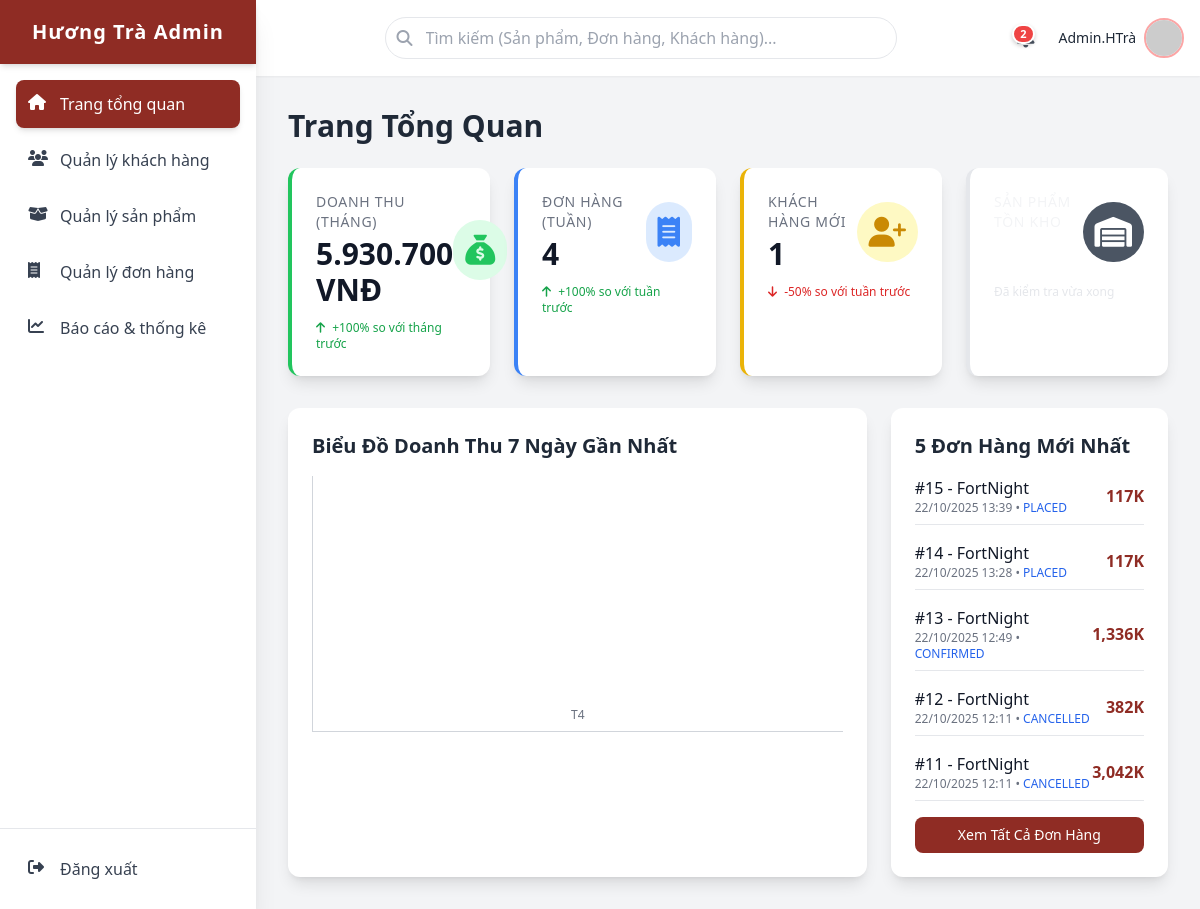
The page /admin/html/dashboard.php (signed in) on the database its author committed.
### tables this page shows
CREATE TABLE `donhang` (
  `MaDonHang` bigint(20) UNSIGNED NOT NULL,
  `MaNguoiDung` bigint(20) UNSIGNED NOT NULL,
  `MaGioHang` bigint(20) UNSIGNED DEFAULT NULL,
  `MaBan` bigint(20) UNSIGNED DEFAULT NULL,
  `NgayDat` datetime NOT NULL DEFAULT current_timestamp(),
  `TongTien` decimal(14,2) NOT NULL DEFAULT 0.00,
  `TrangThai` enum('DRAFT','PLACED','CONFIRMED','SHIPPING','DONE','CANCELLED') NOT NULL DEFAULT 'PLACED'
);

### admin/controller/Dashboard_Controller.php (called while the page is built, shortened)
<?php
class DashboardController
{
    public static function handle(): array
    {
        $conn = self::connect();
        $kpis   = self::kpis($conn);
        $series = self::revenueSeries30d($conn);
        $bars7  = self::bars7d($series);
        $recent = self::recentOrders($conn);
        return [
            'kpis'              => $kpis,
            'revenue_series'    => $series,
            'bars_7d'           => $bars7,
            'recent_orders'     => $recent,
            'notifications'      => [],
            'notification_count' => 0,
        ];
    }
    private static function connect(): mysqli
    {
        $db = Database::getInstance();
        return $db->getConnection();
    }
    private static function kpis(mysqli $conn): array
    {
        $rev_month = (float) self::value($conn, "
            SELECT COALESCE(SUM(SoTien), 0)
            FROM thanhtoan
            WHERE YEAR(NgayThanhToan) = YEAR(CURDATE())
              AND MONTH(NgayThanhToan) = MONTH(CURDATE())
        ");
        $rev_prev_month = (float) self::value($conn, "
            SELECT COALESCE(SUM(SoTien), 0)
            FROM thanhtoan
            WHERE YEAR(NgayThanhToan) = YEAR(DATE_SUB(CURDATE(), INTERVAL 1 MONTH))
              AND MONTH(NgayThanhToan) = MONTH(DATE_SUB(CURDATE(), INTERVAL 1 MONTH))
        ");
        $rev_month_change_pct = self::pctChange($rev_prev_month, $rev_month);
        $rev_month_pct_text   = self::formatPct($rev_month_change_pct);
        $orders_7d_current = (int) self::value($conn, "
            SELECT COUNT(*) FROM donhang
            WHERE NgayDat >= DATE_SUB(CURDATE(), INTERVAL 7 DAY)
              AND TrangThai IN ('PLACED', 'CONFIRMED', 'SHIPPING', 'DONE')
        ");
        $orders_7d_prev = (int) self::value($conn, "
            SELECT COUNT(*) FROM donhang
            WHERE NgayDat >= DATE_SUB(CURDATE(), INTERVAL 14 DAY)
              AND NgayDat <  DATE_SUB(CURDATE(), INTERVAL 7 DAY)
              AND TrangThai IN ('PLACED', 'CONFIRMED', 'SHIPPING', 'DONE')
        ");
        $orders_7d_change_pct = self::pctChange($orders_7d_prev, $orders_7d_current);
        $orders_7d_pct_text   = self::formatPct($orders_7d_change_pct);
        $new_customers_7d = (int) self::value($conn, "
            SELECT COUNT(*) FROM nguoidung
            WHERE VaiTro = 'USER'
              AND NgayTao >= DATE_SUB(CURDATE(), INTERVAL 7 DAY)
        ");
        $new_customers_prev = (int) self::value($conn, "
            SELECT COUNT(*) FROM nguoidung
            WHERE VaiTro = 'USER'
              AND NgayTao >= DATE_SUB(CURDATE(), INTERVAL 14 DAY)
              AND NgayTao <  DATE_SUB(CURDATE(), INTERVAL 7 DAY)
        ");
        $customers_7d_change_pct = self::pctChange($new_customers_prev, $new_customers_7d);
        $customers_7d_pct_text   = self::formatPct($customers_7d_change_pct);
        $stock_total = (int) self::value($conn, "
            SELECT COALESCE(SUM(SoLuongTon), 0)
            FROM sanpham
            WHERE TrangThai = 1
        ");
        return [
            'revenue_month'             => $rev_month,
            'revenue_month_change_pct'  => $rev_month_change_pct,
            'revenue_month_pct_text'    => $rev_month_pct_text,
            'orders_7d_current'         => $orders_7d_current,
            'orders_7d_change_pct'      => $orders_7d_change_pct,
            'orders_7d_pct_text'        => $orders_7d_pct_text,
            'new_customers_7d'          => $new_customers_7d,
            'customers_7d_change_pct'   => $customers_7d_change_pct,
            'customers_7d_pct_text'     => $customers_7d_pct_text,
            'stock_total'               => $stock_total,
        ];
    }
    private static function revenueSeries30d(mysqli $conn): array
    {
        $rows = self::rows($conn, "
            SELECT DATE(NgayThanhToan) AS d, SUM(SoTien) AS s
            FROM thanhtoan
            WHERE NgayThanhToan >= DATE_SUB(CURDATE(), INTERVAL 30 DAY)
            GROUP BY DATE(NgayThanhToan)
            ORDER BY d
        ");
        $labels = [];
        $series = [];
        foreach ($rows as $r) {
            $labels[] = $r['d'];
            $series[] = (float)$r['s'];
        }
        return ['labels' => $labels, 'series' => $series];
    }
    private static function bars7d(array $series): array
    {
        $labelsAll = $series['labels'] ?? [];
        $seriesAll = $series['series'] ?? [];
        $cnt   = count($labelsAll);
        $start = max(0, $cnt - 7);
        $bars = [];
        for ($i = $start; $i < $cnt; $i++) {
            $day = $labelsAll[$i] ?? date('Y-m-d');
            $val = (int)($seriesAll[$i] ?? 0);
            $w   = (int)date('N', strtotime($day));
            $dow = ['','T2','T3','T4','T5','T6','T7','CN'][$w];
            $bars[] = ['day'=>$day, 'dow'=>$dow, 'value'=>$val];
        }
        return $bars;
    }
    private static function recentOrders(mysqli $conn): array
    {
        return self::rows($conn, "
            SELECT
                dh.MaDonHang,
                dh.NgayDat,
                dh.TongTien,
                dh.TrangThai,
                COALESCE(nd.HoTen, 'Khách lẻ') AS KhachHang
            FROM donhang dh
            LEFT JOIN nguoidung nd ON nd.MaNguoiDung = dh.MaNguoiDung
            WHERE dh.TrangThai != 'DRAFT'
            ORDER BY dh.NgayDat DESC
            LIMIT 5
        ");
    }
    private static function pctChange(float $prev, float $curr): float
    {
        if (abs($prev) < 0.00001) return $curr > 0 ? 100.0 : 0.0;
        return round((($curr - $prev) / $prev) * 100, 2);
    }
    private static function formatPct(float $pct): string
    {
        $txt = number_format($pct, 2, '.', '');
        $txt = rtrim(rtrim($txt, '0'), '.');
        return ($pct >= 0 ? '+' : '') . $txt . '%';
    }
    private static function value(mysqli $conn, string $sql, array $params = [])
    {
        $stmt = $conn->prepare($sql);
        if (!$stmt->execute()) { $stmt->close(); return 0; }
        $val = 0;
        if (method_exists($stmt, 'get_result')) {
            $res = $stmt->get_result();
            if ($res) {
                $row = $res->fetch_row();
                if ($row && isset($row[0])) $val = $row[0];
            }
        } else {
            $stmt->bind_result($val);
            $stmt->fetch();
        }
        return is_numeric($val) ? $val + 0 : 0;
    }
    private static function rows(mysqli $conn, string $sql, array $params = []): array
    {
        $stmt = $conn->prepare($sql);
        $stmt->execute();
        $res = $stmt->get_result();
        $out = $res ? $res->fetch_all(MYSQLI_ASSOC) : [];
        return $out ?: [];
    }
}

### admin/html/dashboard.php (the view, shortened to what this page needs)
<?php
require_once __DIR__ . '/../controller/Dashboard_Controller.php';
$ctx = DashboardController::handle();
extract($ctx, EXTR_OVERWRITE);
?>
    <h1 class="text-3xl font-bold text-gray-800 mb-6">Trang Tổng Quan</h1>
    <div class="grid grid-cols-1 sm:grid-cols-2 lg:grid-cols-4 gap-6 mb-8">
        <div class="bg-white p-6 rounded-xl shadow-lg border-l-4 border-green-500 hover:shadow-xl transition duration-300">
            <div class="flex items-center justify-between">
                <div>
                    <p class="text-sm font-medium text-gray-500 uppercase tracking-wider">Doanh Thu (Tháng)</p>
                    <p class="text-3xl font-extrabold text-gray-900 mt-1">
                    </p>
                </div>
                <i class="fa-solid fa-sack-dollar text-3xl text-green-500 p-3 bg-green-100 rounded-full"></i>
            </div>
            <p class="text-xs <?= $kpis['revenue_month_change_pct'] >= 0 ? 'text-green-600' : 'text-red-600' ?> mt-3">
                <i class="fa-solid fa-arrow-<?= $kpis['revenue_month_change_pct'] >= 0 ? 'up' : 'down' ?> mr-1"></i>
                <?= $kpis['revenue_month_pct_text'] ?> so với tháng trước
            </p>
        </div>
        <div class="bg-white p-6 rounded-xl shadow-lg border-l-4 border-blue-500 hover:shadow-xl transition duration-300">
            <div class="flex items-center justify-between">
                <div>
                    <p class="text-sm font-medium text-gray-500 uppercase tracking-wider">Đơn Hàng (Tuần)</p>
                    <p class="text-3xl font-extrabold text-gray-900 mt-1">
                        <?= $kpis['orders_7d_current'] ?>
                    </p>
                </div>
                <i class="fa-solid fa-receipt text-3xl text-blue-500 p-3 bg-blue-100 rounded-full"></i>
            </div>
            <p class="text-xs <?= $kpis['orders_7d_change_pct'] >= 0 ? 'text-green-600' : 'text-red-600' ?> mt-3">
                <i class="fa-solid fa-arrow-<?= $kpis['orders_7d_change_pct'] >= 0 ? 'up' : 'down' ?> mr-1"></i>
                <?= $kpis['orders_7d_pct_text'] ?> so với tuần trước
            </p>
        </div>
        <div class="bg-white p-6 rounded-xl shadow-lg border-l-4 border-yellow-500 hover:shadow-xl transition duration-300">
            <div class="flex items-center justify-between">
                <div>
                    <p class="text-sm font-medium text-gray-500 uppercase tracking-wider">Khách Hàng Mới</p>
                    <p class="text-3xl font-extrabold text-gray-900 mt-1">
                        <?= $kpis['new_customers_7d'] ?>
                    </p>
                </div>
                <i class="fa-solid fa-user-plus text-3xl text-yellow-600 p-3 bg-yellow-100 rounded-full"></i>
            </div>
            <p class="text-xs <?= $kpis['customers_7d_change_pct'] >= 0 ? 'text-green-600' : 'text-red-600' ?> mt-3">
                <i class="fa-solid fa-arrow-<?= $kpis['customers_7d_change_pct'] >= 0 ? 'up' : 'down' ?> mr-1"></i>
                <?= $kpis['customers_7d_pct_text'] ?> so với tuần trước
            </p>
        </div>
        <div class="bg-white p-6 rounded-xl shadow-lg border-l-4 brand-bg hover:shadow-xl transition duration-300">
            <div class="flex items-center justify-between">
                <div>
                    <p class="text-sm font-medium text-gray-100 uppercase tracking-wider">Sản Phẩm Tồn Kho</p>
                    <p class="text-3xl font-extrabold text-white mt-1">
                    </p>
                </div>
                <i class="fa-solid fa-warehouse text-3xl text-white p-3 bg-gray-600 rounded-full"></i>
            </div>
            <p class="text-xs text-gray-200 mt-3">Đã kiểm tra vừa xong</p>
        </div>
    </div>
    <div class="grid grid-cols-1 lg:grid-cols-3 gap-6">
        <div class="lg:col-span-2 bg-white p-6 rounded-xl shadow-lg">
            <h2 class="text-xl font-semibold text-gray-800 mb-4">Biểu Đồ Doanh Thu 7 Ngày Gần Nhất</h2>
            <div class="h-64 flex items-end justify-around border-b border-l border-gray-300 p-2">
                <?php foreach ($bars_7d as $b): ?>
                    <div class="flex flex-col items-center w-8">
                        <span class="text-xs text-gray-500 mt-1"><?= htmlspecialchars($b['dow']) ?></span>
                    </div>
                <?php endforeach; ?>
            </div>
        </div>
        <div class="bg-white p-6 rounded-xl shadow-lg">
            <h2 class="text-xl font-semibold text-gray-800 mb-4">5 Đơn Hàng Mới Nhất</h2>
            <ul class="space-y-4">
                <?php if (!empty($recent_orders)): ?>
                    <?php foreach ($recent_orders as $o): ?>
                        <li class="flex items-center justify-between border-b pb-2">
                            <div class="flex flex-col">
                            <span class="font-medium text-gray-900">
                                #<?= htmlspecialchars($o['MaDonHang']) ?> - <?= htmlspecialchars($o['KhachHang']) ?>
                            </span>
                                <span class="text-xs text-gray-500">
                                <?= date('d/m/Y H:i', strtotime($o['NgayDat'])) ?> •
                                <span class="<?= $o['TrangThai'] === 'DONE' ? 'text-green-600' : 'text-blue-600' ?>">
                                    <?= $o['TrangThai'] ?>
                                </span>
                            </span>
                            </div>
                            <span class="font-bold brand-primary">
                            <?= number_format((int)$o['TongTien'] / 1000, 0) ?>K
                        </span>
                        </li>
                    <?php endforeach; ?>
                <?php endif; ?>
            </ul>
            <a href="orders.php" class="block w-full mt-4 py-2 brand-bg text-white rounded-lg text-center brand-bg-hover transition duration-200 text-sm font-medium">
                Xem Tất Cả Đơn Hàng
            </a>
        </div>
    </div>
<?php
include __DIR__ . '/template.php';

### admin/css/template.css (style rules this page uses)
.brand-primary { color: #8f2c24; }
.brand-bg { background-color: #8f2c24; }

### rows shown on the page
donhang: MaDonHang "15", KhachHang "FortNight", NgayDat "22/10/2025 13:39", TrangThai "PLACED", (int)$o['TongTien']/1000 "117"
donhang: MaDonHang "14", KhachHang "FortNight", NgayDat "22/10/2025 13:28", TrangThai "PLACED", (int)$o['TongTien']/1000 "117"
donhang: MaDonHang "13", KhachHang "FortNight", NgayDat "22/10/2025 12:49", TrangThai "CONFIRMED", (int)$o['TongTien']/1000 "1,336"
donhang: MaDonHang "12", KhachHang "FortNight", NgayDat "22/10/2025 12:11", TrangThai "CANCELLED", (int)$o['TongTien']/1000 "382"
donhang: MaDonHang "11", KhachHang "FortNight", NgayDat "22/10/2025 12:11", TrangThai "CANCELLED", (int)$o['TongTien']/1000 "3,042"

### other values the page prints
$notification_count "2"
$kpis['revenue_month_pct_text'] "+100%"
$kpis['orders_7d_current'] "4"
$kpis['orders_7d_pct_text'] "+100%"
$kpis['new_customers_7d'] "1"
$kpis['customers_7d_pct_text'] "-50%"
$b['dow'] "T4"
